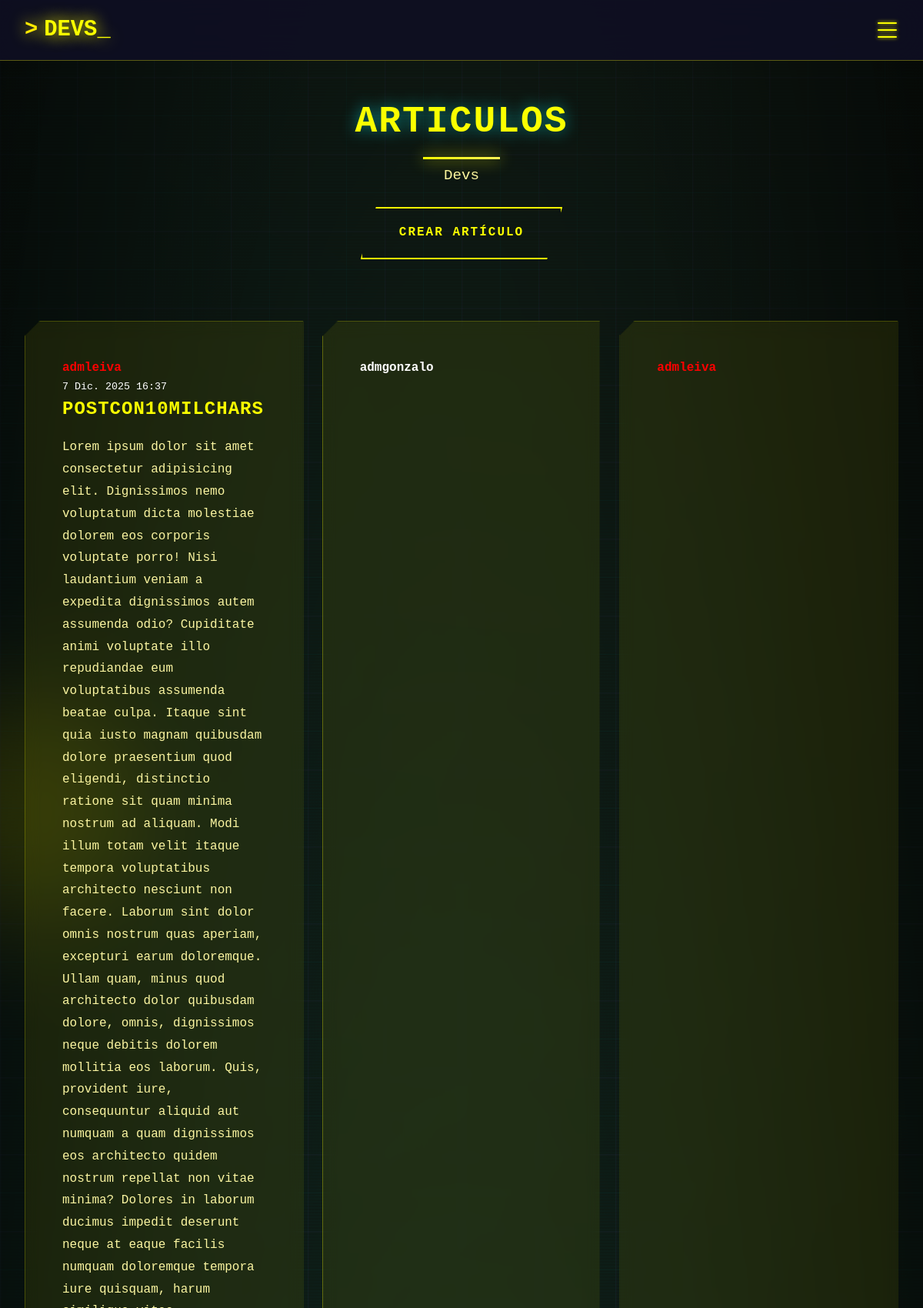
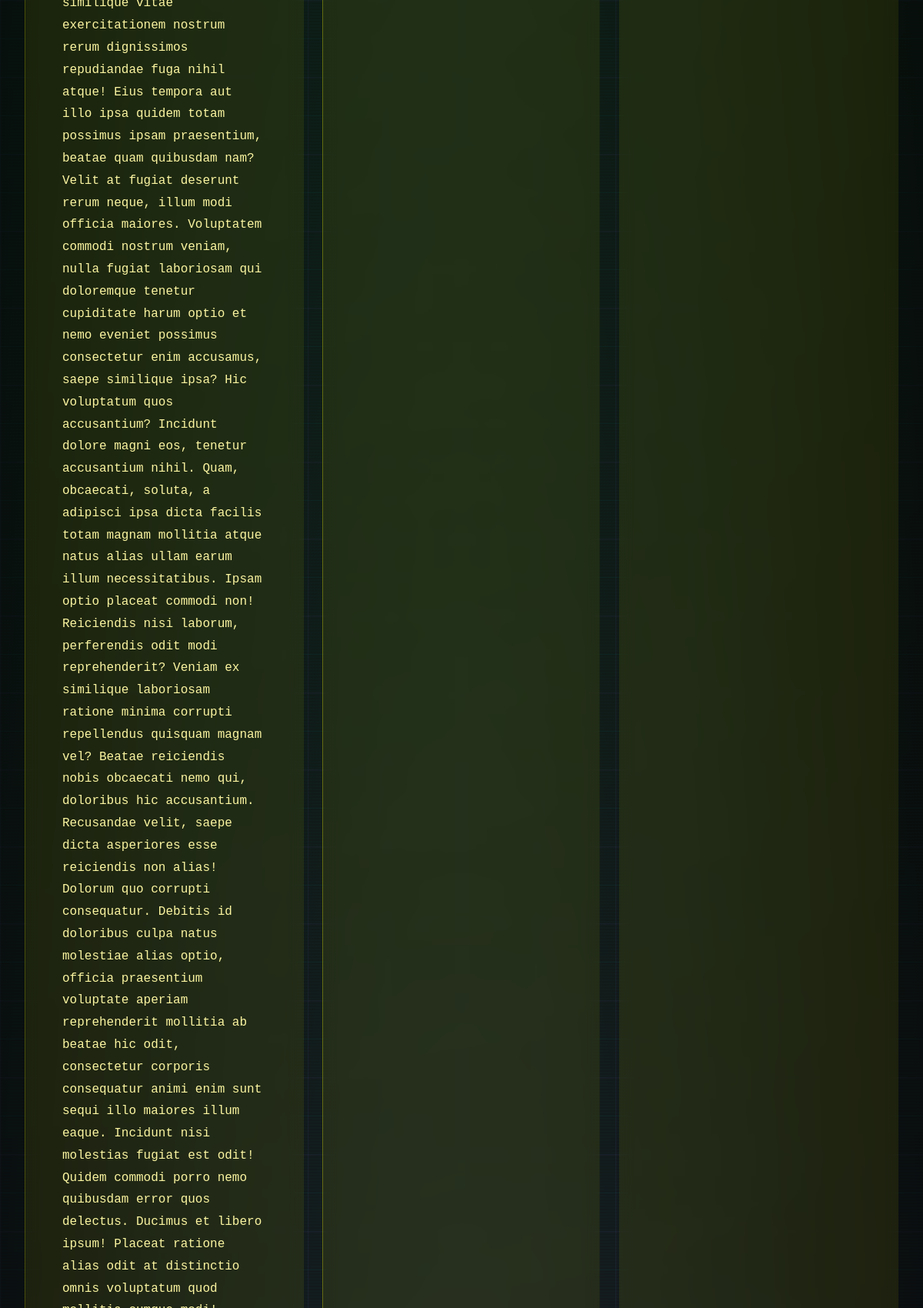
The app's page /articulos/ (signed in, upper part) with its own data (2 pictures, top to bottom).
### posts/models.py (models this page shows, shortened)
class Post(models.Model):
    id = models.AutoField(primary_key=True)
    title = models.CharField(max_length=100)
    description = models.TextField(blank=True)
    created = models.DateTimeField(auto_now_add=True)
    image = models.ImageField(upload_to='posts/' , verbose_name="Imagen: " ,null=True, blank=True)
    user = models.ForeignKey(User, on_delete=models.CASCADE)
    last_edited = models.DateTimeField(null=True, blank=True)
    edited_by = models.ForeignKey(
        User,
        null=True,
        blank=True,
        related_name='edited_posts',
        on_delete=models.SET_NULL
    )

### posts/views.py (the view)
# urls.py: path('', include('posts.urls')),
def posts(request):
    post_list = Post.objects.all().order_by('-id') # Ordeno por ID descendente
    PAGINATION_LIMIT = 8 # Define cuántos posts quieres por página
    paginator = Paginator(post_list, PAGINATION_LIMIT)
    page_number = request.GET.get('page')
    page_obj = paginator.get_page(page_number)
    return render(request, 'posts.html', {
        'page_obj': page_obj
    })

### users/models.py (called while the page is built)
    @property
    def is_currently_blocked(self):
        if not self.is_blocked:
            return False
        if self.blocked_until and timezone.now() < self.blocked_until:
            return True
        self.unblock()
        return False

### posts/templates/posts.html (shortened to what this page needs)
{% extends 'base/base.html' %}
{% load static %}
{% block content %}
<div class="container">
    <div class="headerFact mb-5">
        <section class="features fade-up visible" id="features">
            <div class="features-container">
                <div class="section-header">
                    <h2 class="section-title">Articulos</h2>
                    <p class="section-subtitle">Devs</p>
                    <br>
                    {% if user.is_authenticated %}
                    <div class="hero-buttons">
                        <a href="{% url 'crearPost' %}" role="button" class="btn-secondary">Crear Artículo</a>
                    </div>
                    {% endif %}
                </div>
                <div class="features-grid">
                    {% for post in page_obj.object_list %}
                    <div class="feature-card cardPost" data-href="{% url 'detallePost' post.id %}">
                        {% if post.user.profile.is_currently_blocked %}
                        <span class="blocked-text" style="text-decoration: line-through; color: red;">
                            {{ post.user.username }}</span>
                        <span class="blocked-text" style="color: red;">
                            (Bloqueado hasta: {{ post.user.profile.blocked_until|date:"d/m/Y H:i" }})
                        </span>
                        {% else %}
                        {% if post.user.is_superuser %}
                        <a href="{% url 'profile-username' post.user.username %}" class="usernameFact admin-text">{{ post.user.username }}</a>
                        {% else %}
                        <a href="{% url 'profile-username' post.user.username %}" class="usernameFact user-text">{{ post.user.username }}</a>
                        {% endif %}
                        {% endif %}
                        <small id="fechaPost" class="text-body-secondary">{{post.created}}</small>
                        <h3>{{post.title}}</h3>
                        <p>{{post.description}}</p>
                    </div>
                    {% endfor%}
                </div>
            </div>
        </section>
    </div>
</div>
{% endblock %}

### static/css/templatemo-nexus-style.css (style rules this page uses)
* { margin: 0; padding: 0; box-sizing: border-box; }
:root { --primary-grey: #fffed1; --primary-orange: #ffea00; --primary-purple: #fff455; --secondary-amber: #ffd100; --dark-bg: #060600; --darker-bg: #030300; --card-bg: rgba(255, 255, 0, 0.08); --border-color: rgba(255, 255, 0, 0.32); --text-primary: #ffffe2; --text-secondary: #fcf6a1; --primary-cyan: #faff00; --primary-pink: #ffb300; }
body { font-family: 'JetBrains Mono', 'Fira Code', monospace; background: var(--darker-bg); color: var(--text-primary); line-height: 1.6; overflow-x: hidden; }
.usernameFact { color: rgba(0, 255, 255, 0.8); text-decoration: none; }
.hero-buttons { display: flex; gap: 2rem; justify-content: center; flex-wrap: wrap; }
.btn-secondary { background: transparent; color: var(--primary-cyan); padding: 1.2rem 3rem; border: 2px solid var(--primary-cyan); text-decoration: none; font-weight: 700; text-transform: uppercase; letter-spacing: 2px; transition: all 0.3s ease; position: relative; overflow: hidden; clip-path: polygon(20px 0%, 100% 0%, calc(100% - 20px) 100%, 0% 100%); }
.features { padding: 120px 2rem; position: relative; }
.features-container { max-width: 1400px; margin: 0 auto; }
.section-header { text-align: center; margin-bottom: 5rem; }
.section-title { font-size: 3rem; font-weight: 800; color: var(--primary-cyan); text-transform: uppercase; letter-spacing: 2px; margin-bottom: 1rem; position: relative; text-shadow: 0 0 20px rgba(0, 255, 255, 0.5); }
.section-title::after { content: ''; position: absolute; bottom: -10px; left: 50%; transform: translateX(-50%); width: 100px; height: 3px; background: linear-gradient(90deg, var(--primary-cyan), var(--primary-purple)); box-shadow: 0 0 20px var(--primary-cyan); }
.section-subtitle { font-size: 1.2rem; color: var(--text-secondary); max-width: 600px; margin: 0 auto; }
.features-grid { display: grid; grid-template-columns: repeat(auto-fit, minmax(250px, 1fr)); gap: 3rem; }
.feature-card { background: var(--card-bg); border: 1px solid var(--border-color); padding: 3rem; position: relative; transition: all 0.4s ease; backdrop-filter: blur(10px); clip-path: polygon(20px 0%, 100% 0%, 100% calc(100% - 20px), calc(100% - 20px) 100%, 0% 100%, 0% 20px); }
.feature-card::before { content: ''; position: absolute; top: 0; left: 0; right: 0; bottom: 0; background: linear-gradient(135deg, var(--primary-cyan), var(--primary-pink)); opacity: 0; transition: opacity 0.3s ease; z-index: -1; }
.feature-card h3 { font-size: 1.5rem; font-weight: 700; color: var(--primary-cyan); margin-bottom: 1rem; text-transform: uppercase; letter-spacing: 1px; }
.feature-card p { color: var(--text-secondary); line-height: 1.8; }
.fade-up { opacity: 0; transform: translateY(50px); transition: all 0.8s ease; }
.fade-up.visible { opacity: 1; transform: translateY(0); }

### static/css/style.css (style rules this page uses)
.admin-text { color: red !important; font-weight: bold; }
.user-text { color: white !important; font-weight: bold; }
#fechaPost { color: white; }
body, html { overflow-x: hidden; }
.features-grid { display: grid; grid-template-columns: repeat(auto-fit, minmax(280px, 1fr)); gap: 1.5rem; width: 100%; box-sizing: border-box; }
.feature-card { height: 100%; display: flex; flex-direction: column; justify-content: space-between; box-sizing: border-box; overflow: hidden; }

### static/css/post.css (style rules this page uses)
#fechaPost { color: white; }

### records on screen
Post: user.username "admleiva", created "7 Dic. 2025 16:37", title "POSTCON10MILCHARS"
Post: user.username "admgonzalo"
Post: user.username "admleiva"
